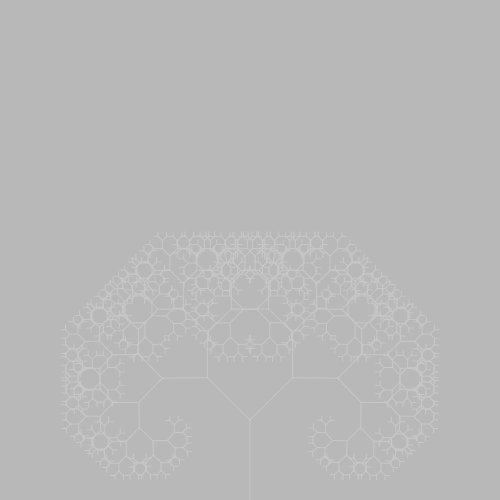
Frame 1 (no input)
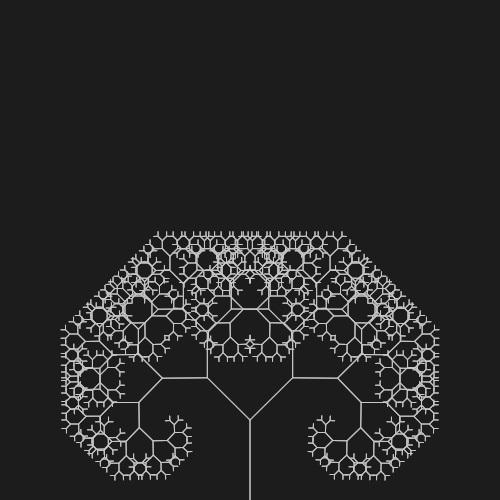
Frame 60 (no input)
Frame 120 (the mouse pressed at the canvas centre since frame 60): identical to frame 60, image omitted

The p5.js sketch that drew these frames (run headless with seeded random() and noise() and a simulated clock; from frame 60 on, the mouse is pressed at the canvas centre):

// p5.js sketch
// ── sketch.js
var angle = 0;
var slider;

function branch (lon) {
    line(0, 0, 0, -lon);
    translate(0, -lon);

    if( lon > 6) {
        var newLon = lon * .75;
        push();
        rotate(angle);
        branch(newLon);
        pop();

        push();
        rotate(-angle);
        branch(newLon);
        pop();
    }
    
}

function setup() {
    createCanvas(500, 500);
    slider = createSlider(0, TWO_PI, PI / 4, 0.01);
}

function draw() {
    background(30, 80);
    angle = slider.value();

    stroke(200);
    translate( width / 2,  height);
    branch(80);
}
